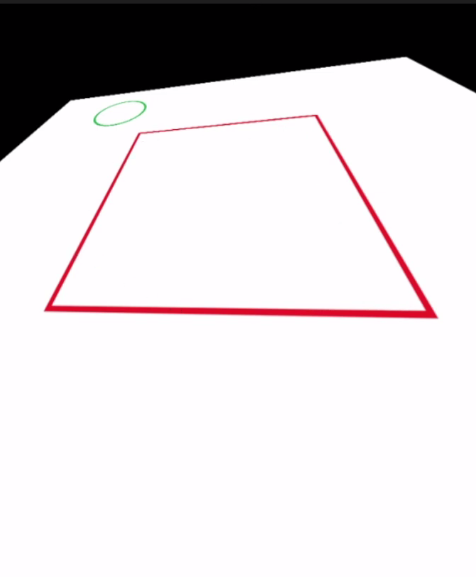
#> input picture 13 - Computer Vision/Resources/wrap.png, 476 x 577 px
$ jupyter execute 'Open_CV (6).ipynb'
#> lines starting #> are read from the running program, lines starting #| are printed output that depends on the picture
[cell 1]
# 18: How to change the perspective of an image
## making image straight

import cv2 as cv
import numpy as np

img = cv.imread("Resources/wrap.png")
#> img is the input picture: shape (577, 476, 3); mean B, G, R 213.8, 211.5, 216.5

#defining points
# print(img.shape)
point1 = np.float32([[139,132], [46,310],[317,114],[422,320]])
width = 476
height = 577

point2 = np.float32([[0,0],[width,0],[0,height], [width, height]])
matrix = cv.getPerspectiveTransform(point1,point2)

out_img = cv.warpPerspective(img, matrix, (width, height))
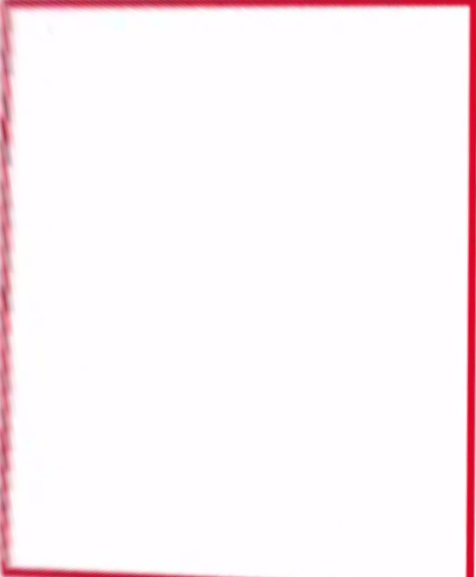
#> out_img: shape (577, 476, 3); mean B, G, R 246.1, 242.9, 252.5

cv.imshow("Original", img)
cv.imshow("Transformed", out_img)
cv.waitKey(0)
cv.destroyAllWindows()
